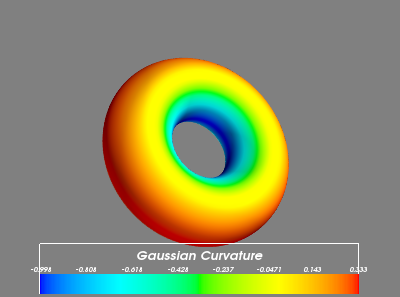

Recreate this plot in Python.
# Create the data.
from numpy import pi, sin, cos, mgrid,cosh

[u,v] = mgrid[0:2*pi +0.01:0.01,0:2*pi+0.1:0.1]
a=1
c=2

x =(c+a*cos(v))*cos(u)
y =(c+a*cos(v))*sin(u)
z =a*sin(v)
K=cos(v)/(a*(c+a*cos(v)))


from mayavi import mlab
s = mlab.mesh(x, y, z,scalars=K)
mlab.colorbar(s, orientation='horizontal',title='Gaussian Curvature')
